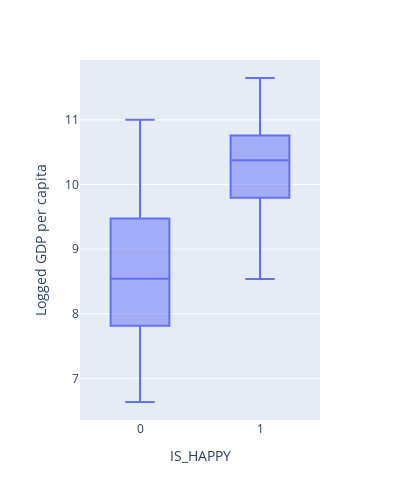

Notebook code for this chart:
### Code cell
# Box Plot of IS_HAPPY and Logged GDP per capita
fig = px.box(happiness_df, x="IS_HAPPY", y="Logged GDP per capita",width=400, height=500
            )
fig.show()

### Figure 1 — Plotly figure (JSON) as saved in the notebook; plotly's stock layout.template omitted (floating-point values rounded to 4 significant figures; data arrays with more than 128 entries replaced by an {"elided": "..."} marker saying what was removed)
{"data": [{"alignmentgroup": "True", "hovertemplate": "IS_HAPPY=%{x}<br>Logged GDP per capita=%{y}<extra></extra>", "legendgroup": "", "marker": {"color": "#636efa"}, "name": "", "notched": false, "offsetgroup": "", "orientation": "v", "showlegend": false, "type": "box", "x": {"elided": "145 int values"}, "x0": " ", "xaxis": "x", "y": {"elided": "145 float values"}, "y0": " ", "yaxis": "y"}], "layout": {"boxmode": "group", "height": 500, "legend": {"tracegroupgap": 0}, "margin": {"t": 60}, "width": 400, "xaxis": {"anchor": "y", "domain": [0, 1], "title": {"text": "IS_HAPPY"}}, "yaxis": {"anchor": "x", "domain": [0, 1], "title": {"text": "Logged GDP per capita"}}}}
